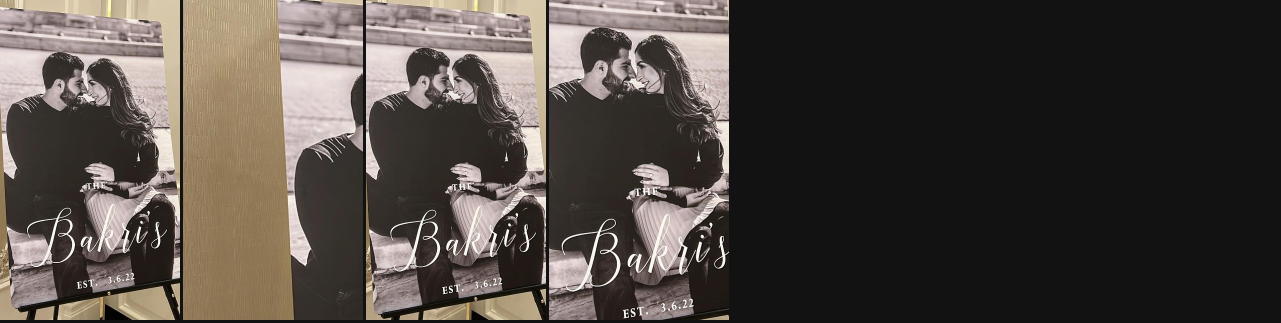
#> input picture data/p1023_143341_3255/cardpan/cardpan_9x16_1023143456ddf_strip.jpg, 2562 x 646 px (shown at 1/2 size)
$ python -i qc.py   (imports and definitions only)   (older library calls are emulated)
#> lines starting #> are read from the running program, lines starting #| are printed output that depends on the picture
# -*- coding: utf-8 -*-
"""
素材质检（SOP 第0步）
======================
自动化判定项（本地零 AI 算力）:
  1. 分辨率     长边 >= 1500px
  2. 清晰度     拉普拉斯方差（归一化到高 1080 后计算）>= 阈值
  3. 曝光       平均亮度 90~210, 过曝/欠曝像素占比 < 8%
  4. 色偏       RGB 通道均值差 <= 20
  5. 噪点       平坦区高频能量 < 阈值
人工复核项（AI 无法可靠判定, 界面提示人工确认）:
  6. 文字还原   拼写/换行/字体层级正确（红线: 有问题一律回设计源文件修正, 禁止 AI 改文字）
  7. 画面干净   水印/杂物/遮挡 + 套装完整性
"""
import os, json
import numpy as np
import cv2

CHECK_NAMES = {
    "resolution": "分辨率（长边≥1500px）",
    "sharpness": "清晰度",
    "exposure": "曝光",
    "colorcast": "色彩平衡",
    "noise": "噪点",
}
MANUAL_ITEMS = [
    "文字还原：拼写/换行/字体层级正确（若异常请回设计源文件修正，禁止用 AI 改文字）",
    "画面干净：无水印、杂物、遮挡、反光",
    "工艺表现：浮雕向上凸、烫金为金属反光、LP 为压入凹痕",
    "套装完整性：主卡/信封/RSVP/Detail 卡/垫纸齐全且同色系",
]


def _down_gray(img, h=1080):
    s = h / img.shape[0]
    w = max(1, int(img.shape[1] * s))
    g = cv2.cvtColor(cv2.resize(img, (w, h), interpolation=cv2.INTER_AREA),
                     cv2.COLOR_BGR2GRAY)
    return g


def _imread(path):
    """cv2.imread 不支持 Windows 中文路径, 用 fromfile+imdecode 替代。"""
    data = np.fromfile(path, dtype=np.uint8)
    if data.size == 0:
        return None
    return cv2.imdecode(data, cv2.IMREAD_COLOR)
#> returned value is the input picture: shape (646, 2562, 3); mean B, G, R 65.8, 71, 77.8


def qc_image(path):
    """返回 {file, checks:[{key,name,pass,value,detail}], verdict: A/C, reasons:[], manual:[...]}"""
    img = _imread(path)
    if img is None:
        return {"file": os.path.basename(path), "path": path, "verdict": "C",
                "reasons": ["文件无法读取（可能已损坏或格式不支持）"], "checks": [], "manual": MANUAL_ITEMS}
    h, w = img.shape[:2]
#> h = 646; w = 2562
    checks = []
    # 1 分辨率
    long_edge = max(w, h)
#> long_edge = 2562
    checks.append({"key": "resolution", "name": CHECK_NAMES["resolution"],
                   "pass": bool(long_edge >= 1500),
                   "value": "%dx%d" % (w, h),
                   "detail": "长边 %dpx, 门槛 1500px" % long_edge})
    # 2 清晰度
    g = _down_gray(img)
#> in _down_gray, `g = cv2.cvtColor(cv2.resize(img, (w, h), interpolation=cv2.INTER_AREA)..`:
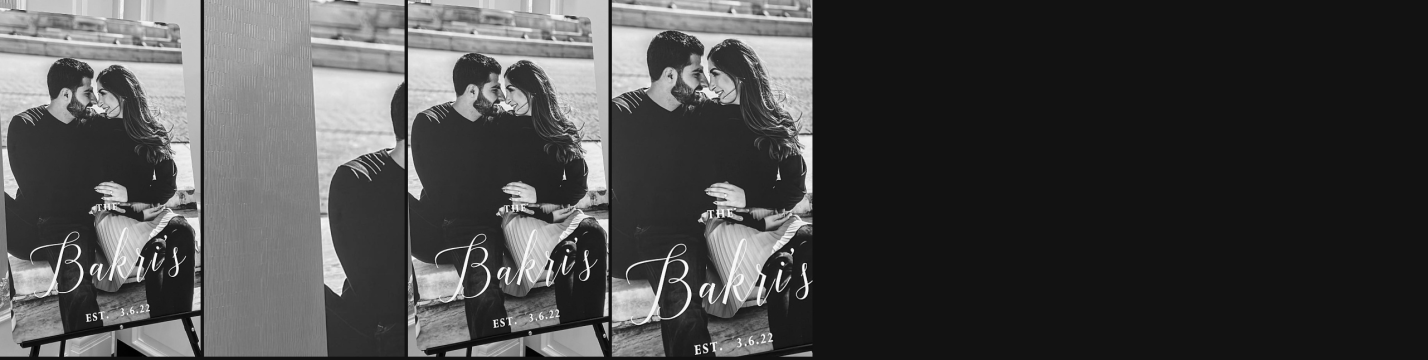
#> g: shape (1080, 4283) (shown at 1/3 size); min 0, max 255, mean 72.4
    lap = cv2.Laplacian(g, cv2.CV_64F).var()
#> lap = 313.4
    checks.append({"key": "sharpness", "name": CHECK_NAMES["sharpness"],
                   "pass": bool(lap >= 55),
                   "value": "%.0f" % lap,
                   "detail": "清晰度指数 %.0f（阈值 55, 越高越锐利）" % lap})
    # 3 曝光
    mean_l = float(g.mean())
#> mean_l = 72.38
    over = float((g > 250).mean()) * 100
#> over = 0.103
    under = float((g < 8).mean()) * 100
#> under = 0.0996
    ok = 90 <= mean_l <= 215 and over < 8 and under < 8
#> ok = False
    checks.append({"key": "exposure", "name": CHECK_NAMES["exposure"],
                   "pass": bool(ok), "value": "%.0f" % mean_l,
                   "detail": "平均亮度 %.0f, 过曝 %.1f%%, 欠曝 %.1f%%" % (mean_l, over, under)})
    # 4 色偏
    b, gr, r = [float(c.mean()) for c in cv2.split(img)]
#> b = 65.76; gr = 71; r = 77.78
    dev = max(abs(r - gr), abs(r - b), abs(gr - b))
#> dev = 12.03
    checks.append({"key": "colorcast", "name": CHECK_NAMES["colorcast"],
                   "pass": bool(dev <= 22), "value": "%.0f" % dev,
                   "detail": "通道均值最大差 %.0f（≤22 视为无整体偏色）" % dev})
    # 5 噪点（平坦区高频能量）
    blur = cv2.GaussianBlur(g, (0, 0), 1.4)
    hf = np.abs(g.astype(np.float32) - blur.astype(np.float32))
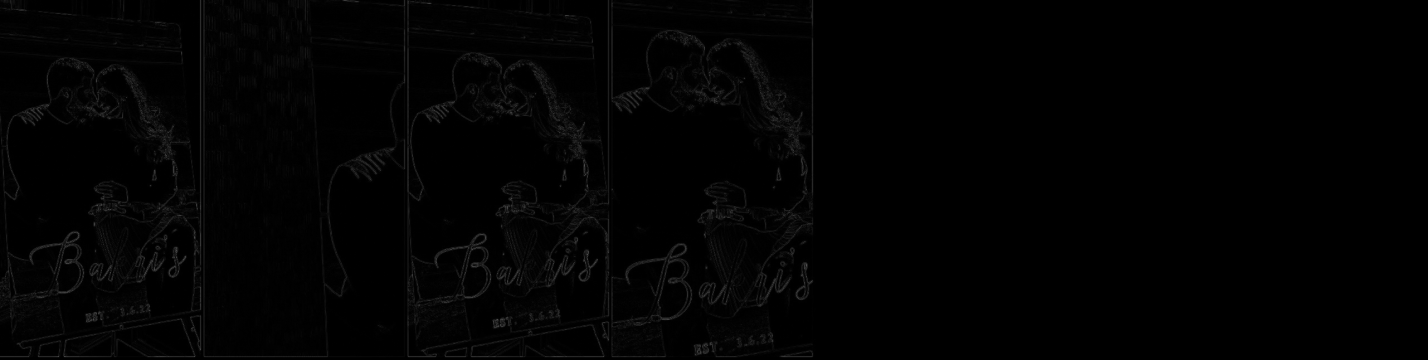
#> hf: shape (1080, 4283) float32 (shown at 1/3 size); min 0, max 135, mean 2.3
    # 取高频能量最低的 20% 区域估算本底噪声
    flat = np.sort(hf.ravel())[: max(1, int(hf.size * 0.2))]
    noise = float(flat.mean())
#> noise = 0
    checks.append({"key": "noise", "name": CHECK_NAMES["noise"],
                   "pass": bool(noise <= 6.0), "value": "%.1f" % noise,
                   "detail": "本底噪声 %.1f（≤6.0 合格；偏高建议去噪）" % noise})
    reasons = [c["detail"] for c in checks if not c["pass"]]
#> reasons = ['平均亮度 72, 过曝 0.1%, 欠曝 0.1%']
    verdict = "A" if not reasons else "C"
#> verdict = 'C'
    return {"file": os.path.basename(path), "path": path, "size": [w, h],
            "checks": checks, "verdict": verdict, "reasons": reasons,
            "manual": MANUAL_ITEMS}


def qc_project(files):
    results = [qc_image(f) for f in files]
    n_pass = sum(1 for r in results if r["verdict"] == "A")
    return {"results": results, "pass": n_pass, "total": len(results)}

>>> result = qc_image('../data/p1023_143341_3255/cardpan/cardpan_9x16_1023143456ddf_strip.jpg')
#> result = 7 items
